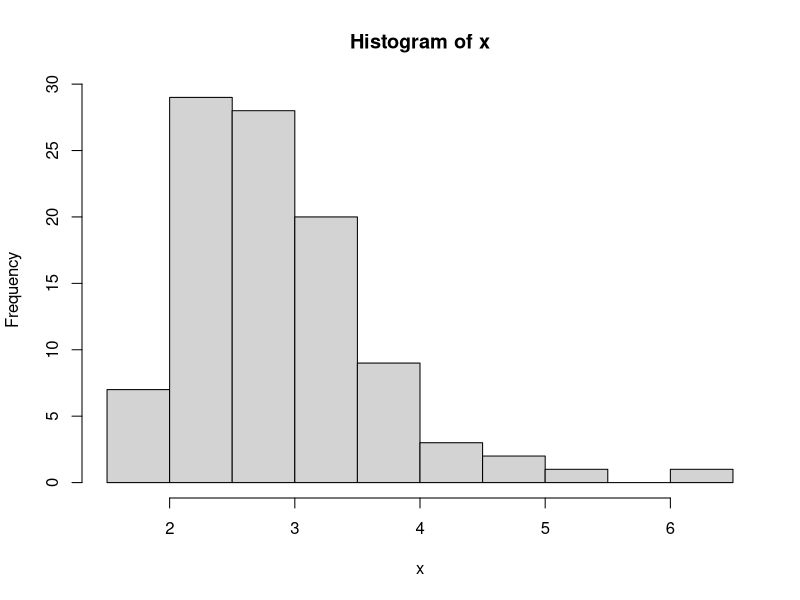
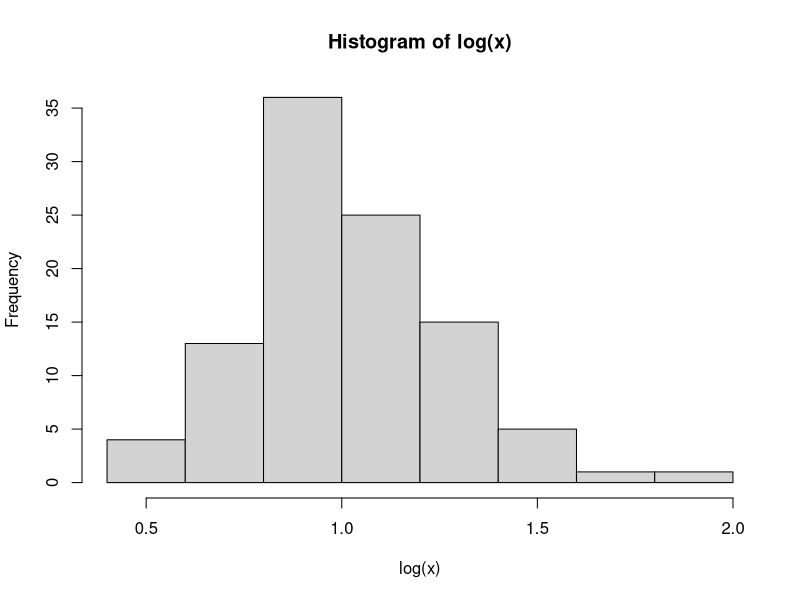

These charts were generated, in order, by the following R code:
## ---- chunk 1
knitr::opts_chunk$set(echo = TRUE)

## ---- chunk 2
x <- rlnorm(100,1,0.25)
## ---- chunk 3
hist(x)
## ---- chunk 4
hist(log(x))
## ---- chunk 5
meanx <- mean(x)
varx <- var(x)

